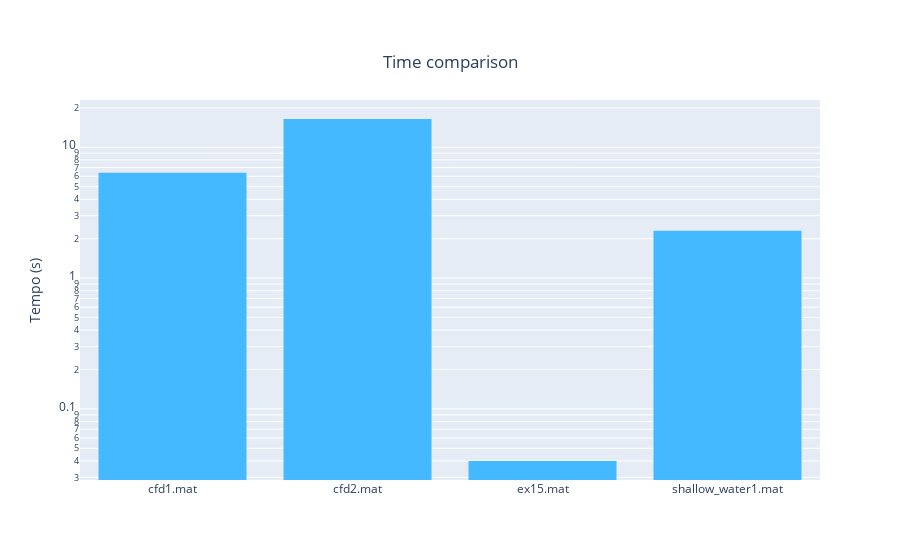

The cell this chart's notebook holds for it:
### Code cell
#Tempo Python Windows e MacOS

y_mat_macos = matlab_mac_data["Tempo Esecuzione (sec)"]
#y_matlab_linux = matlab_linux_data["Tempo Esecuzione (sec)"]
#y_matlab_win = matlab_windows_data["Tempo Esecuzione (sec)"]


fig = go.Figure()
fig.add_trace(go.Histogram(histfunc="sum", y=y_mat_macos, x=x_mat_macos, name="Matlab MacOS", marker_color=color_mat_macos))
#fig.add_trace(go.Histogram(histfunc="sum",y=y_mat_win, x=x_mat_win, name="Matlab Windows", marker_color=color_mat_win))
#fig.add_trace(go.Histogram(histfunc="sum", y=y_mat_linux, x=x_mat_linux, name="Matlab Linux", marker_color=color_mat_linux))


fig.update_yaxes(type="log")
fig.update_yaxes(title_text='Tempo (s)')
fig.update_layout(
    title={
        'text': "Time comparison",
        'y':0.9,
        'x':0.5,
        'xanchor': 'center',
        'yanchor': 'top'})

fig.show()

### Figure 1 — Plotly figure (JSON) as saved in the notebook; plotly's stock layout.template omitted (floating-point values rounded to 4 significant figures)
{"data": [{"histfunc": "sum", "marker": {"color": "#45b9ff"}, "name": "Matlab MacOS", "type": "histogram", "x": ["cfd1.mat", "cfd2.mat", "ex15.mat", "shallow_water1.mat"], "y": [6.38, 16.44, 0.04, 2.3]}], "layout": {"title": {"text": "Time comparison", "x": 0.5, "xanchor": "center", "y": 0.9, "yanchor": "top"}, "yaxis": {"title": {"text": "Tempo (s)"}, "type": "log"}}}
